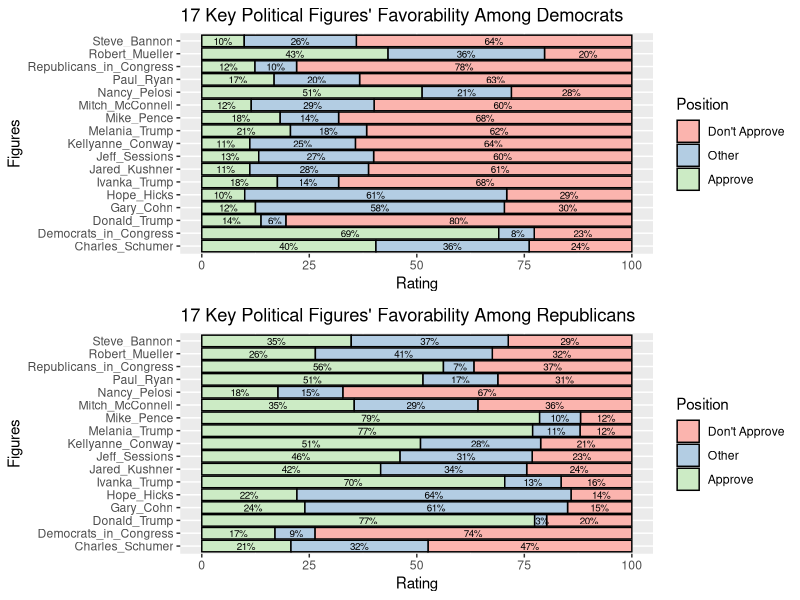

Here is the R script that generated this plot:
###################################################
# Morning Consult Data Exercise 2020 Data Analyst #
###################################################

# install.packages('gridExtra', repos='http://cran.us.r-project.org')
library(dplyr)
library(tidyr)
library(ggplot2)
library(gridExtra)

# setting directory
getwd()
setwd("C:/Dhruv/Applying/3_interviewing/2021/4_April/wk1/Morning Consult/Assessment/DATA_ANALYST_EXERCISE")

# reading in data
x <- read.csv("part 1a) Individual Favorability Data.csv")

str(x) # checking data types

# dropping first few empty rows
x <- x[-c(1:3),]

# converting all columns to numeric
x <- sapply(x, as.numeric)
x <- as.data.frame(x)

# replacing na's with 0's
x[is.na(x)] <- 0

# calculating row totals  
x$row_totals <- rowSums(x[1:38])

# subsetting to rows containing data
x <- subset(x, x$row_totals != 0)
x <- x[-c(39)]

# creating a subset for democrats
x_dem <- subset(x, x$demPidNoLn == 2 | x$demPidClos == 1)

#########################################
# PART I.3: Individuals Data: Democrats #
#########################################

# creating copy of original dataframe
x_indiv <- x_dem

#colnames(x_indiv)
#grep("indPresApp", colnames(x_indiv))

# restricting analysis to 17 individuals
x_indiv <- x_indiv[grep("indPresApp", colnames(x_indiv))]


#############################################
# Question 3: Individual Ratings: Democrats #
#############################################

# renaming columns to reflect figure names

colnames(x_indiv) <- c("Mitch_McConnell", 
                  "Paul_Ryan", 
                  "Nancy_Pelosi", 
                  "Charles_Schumer", 
                  "Mike_Pence", 
                  "Donald_Trump", 
                  "Republicans_in_Congress", 
                  "Democrats_in_Congress", 
                  "Melania_Trump", 
                  "Ivanka_Trump", 
                  "Jared_Kushner", 
                  "Steve_Bannon", 
                  "Hope_Hicks", 
                  "Gary_Cohn", 
                  "Kellyanne_Conway", 
                  "Jeff_Sessions", 
                  "Robert_Mueller" 
)

# storing column names to iterate over
column_names <- colnames(x_indiv)

# adding column to aggregate frequency by category
x_indiv$Frequency <- 1

# creating empty dataframe
df <- as.data.frame(c(1:6))
colnames(df) <- "Rating"

# creating combined frequency table for all 17 figures
for (i in 1:length(column_names)){
  df_fig <- aggregate(Frequency ~ ., x_indiv[c("Frequency", column_names[i])], FUN = sum)
  colnames(df_fig) <- c("Rating", column_names[i])
  df <- merge(df, df_fig)
}

# formatting data for analysis
x_indiv_long <- gather(df, "Figures", "Frequency", 2:ncol(df))
x_indiv_wide <- spread(x_indiv_long, Rating, Frequency)

# dropping all dataframes, except original and wide
rm(x_indiv, x_indiv_long, df, df_fig)


# renaming columns
colnames(x_indiv_wide) <- c("Figures",
                            "Very Favorable", 
                            "Somewhat Favorable", 
                            "Somewhat Unfavorable", 
                            "Very Unfavorable", 
                            "Heard Of, No Opinion", 
                            "Never Heard Of")

# Total Favorability: % very favorable + % somewhat favorable
x_indiv_wide$`Total Favorability` <- ((x_indiv_wide$`Very Favorable`)*100/nrow(x_dem)) + ((x_indiv_wide$`Somewhat Favorable`)*100/nrow(x_dem))

############################################
# Question 3: Total Favorability Democrats #
############################################

# using original rating to calculate other categories of total favorability variable
total_fav <- x_indiv_wide

# Don't Approve: % very unfavorable + % somewhat unfavorable
total_fav$`Don't Approve` <- ((total_fav$`Somewhat Unfavorable`)*100/nrow(x_dem)) + ((total_fav$`Very Unfavorable`)*100/nrow(x_dem))

# Other
total_fav$`Other` <- ((total_fav$`Heard Of, No Opinion`)*100/nrow(x_dem)) + ((total_fav$`Never Heard Of`)*100/nrow(x_dem))

# renaming original total favorability column
names(total_fav)[names(total_fav) == "Total Favorability"] <- "Approve"

total_fav <- total_fav[c("Figures", "Approve", "Other", "Don't Approve")]

# gathering into long dataframe for plotting
total_fav <- gather(total_fav, "Position", "Rating", 2:ncol(total_fav))
total_fav <- total_fav[order(total_fav$Figures, total_fav$Position),]

# rounding decimal places for labeling
total_fav$Rating_lab <- format(round(total_fav$Rating, 0), nsmall = 0)

# plot 1: stacked bar, % of total

# converting Position to factor for ordering
total_fav$Position <- factor(total_fav$Position, levels = c("Don't Approve", "Other", "Approve"))

# horizontal
p_dem <- ggplot(total_fav, aes(x = Rating, y = Figures, fill = Position)) +
  geom_col(colour = "black") +
  scale_fill_brewer(palette = "Pastel1") +
  geom_text(aes(x = Rating, label = paste0(Rating_lab, "%")), 
            position = position_stack(vjust = 0.5), 
            colour = "black", size = 2.5) +
  ggtitle("17 Key Political Figures' Favorability Among Democrats")

###############################################################################
###############################################################################

# creating a subset for republicans
x_rep <- subset(x, x$demPidNoLn == 1 | x$demPidClos == 2)

###########################################
# PART I.3: Individuals Data: Republicans #
###########################################

# creating copy of original dataframe
x_indiv <- x_rep

#colnames(x_indiv)
#grep("indPresApp", colnames(x_indiv))

# restricting analysis to 17 individuals
x_indiv <- x_indiv[grep("indPresApp", colnames(x_indiv))]


###############################################
# Question 3: Individual Ratings: Republicans #
###############################################

# renaming columns to reflect figure names

colnames(x_indiv) <- c("Mitch_McConnell", 
                       "Paul_Ryan", 
                       "Nancy_Pelosi", 
                       "Charles_Schumer", 
                       "Mike_Pence", 
                       "Donald_Trump", 
                       "Republicans_in_Congress", 
                       "Democrats_in_Congress", 
                       "Melania_Trump", 
                       "Ivanka_Trump", 
                       "Jared_Kushner", 
                       "Steve_Bannon", 
                       "Hope_Hicks", 
                       "Gary_Cohn", 
                       "Kellyanne_Conway", 
                       "Jeff_Sessions", 
                       "Robert_Mueller" 
)

# storing column names to iterate over
column_names <- colnames(x_indiv)

# adding column to aggregate frequency by category
x_indiv$Frequency <- 1

# creating empty dataframe
df <- as.data.frame(c(1:6))
colnames(df) <- "Rating"

# creating combined frequency table for all 17 figures
for (i in 1:length(column_names)){
  df_fig <- aggregate(Frequency ~ ., x_indiv[c("Frequency", column_names[i])], FUN = sum)
  colnames(df_fig) <- c("Rating", column_names[i])
  df <- merge(df, df_fig)
}

# formatting data for analysis
x_indiv_long <- gather(df, "Figures", "Frequency", 2:ncol(df))
x_indiv_wide <- spread(x_indiv_long, Rating, Frequency)

# dropping all dataframes, except original and wide
rm(x_indiv, x_indiv_long, df, df_fig)


# renaming columns
colnames(x_indiv_wide) <- c("Figures",
                            "Very Favorable", 
                            "Somewhat Favorable", 
                            "Somewhat Unfavorable", 
                            "Very Unfavorable", 
                            "Heard Of, No Opinion", 
                            "Never Heard Of")

# Total Favorability: % very favorable + % somewhat favorable
x_indiv_wide$`Total Favorability` <- ((x_indiv_wide$`Very Favorable`)*100/nrow(x_rep)) + ((x_indiv_wide$`Somewhat Favorable`)*100/nrow(x_rep))

##############################################
# Question 3: Total Favorability Republicans #
##############################################

# using original rating to calculate other categories of total favorability variable
total_fav <- x_indiv_wide

# Don't Approve: % very unfavorable + % somewhat unfavorable
total_fav$`Don't Approve` <- ((total_fav$`Somewhat Unfavorable`)*100/nrow(x_rep)) + ((total_fav$`Very Unfavorable`)*100/nrow(x_rep))

# Other
total_fav$`Other` <- ((total_fav$`Heard Of, No Opinion`)*100/nrow(x_rep)) + ((total_fav$`Never Heard Of`)*100/nrow(x_rep))

# renaming original total favorability column
names(total_fav)[names(total_fav) == "Total Favorability"] <- "Approve"

total_fav <- total_fav[c("Figures", "Approve", "Other", "Don't Approve")]

# gathering into long dataframe for plotting
total_fav <- gather(total_fav, "Position", "Rating", 2:ncol(total_fav))
total_fav <- total_fav[order(total_fav$Figures, total_fav$Position),]

# rounding decimal places for labeling
total_fav$Rating_lab <- format(round(total_fav$Rating, 0), nsmall = 0)

# plot 1: stacked bar, % of total

# converting Position to factor for ordering
total_fav$Position <- factor(total_fav$Position, levels = c("Don't Approve", "Other", "Approve"))

# horizontal
p_rep <- ggplot(total_fav, aes(x = Rating, y = Figures, fill = Position)) +
  geom_col(colour = "black") +
  scale_fill_brewer(palette = "Pastel1") +
  geom_text(aes(x = Rating, label = paste0(Rating_lab, "%")), 
            position = position_stack(vjust = 0.5), 
            colour = "black", size = 2.5) +
  ggtitle("17 Key Political Figures' Favorability Among Republicans ")


###############################################
# Combining Plots for Side-by-Side Comparison #
###############################################


grid.arrange(p_dem, p_rep, ncol = 1, nrow = 2)


